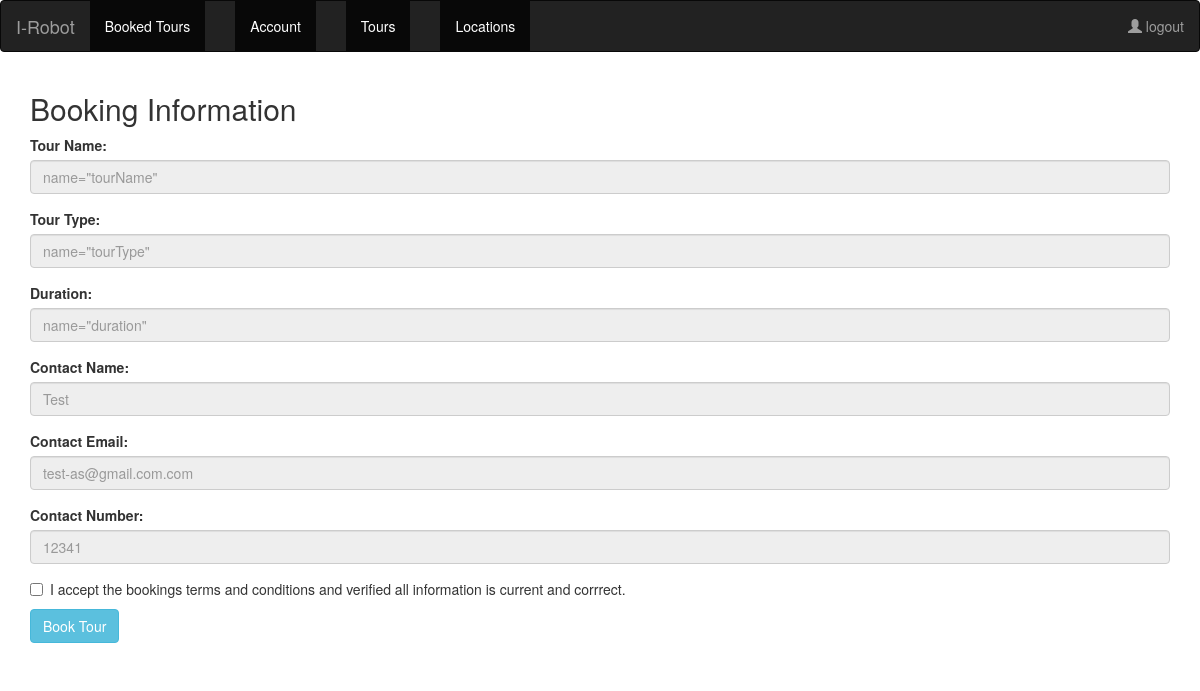
The app's page /bookings.php (signed in), older data.
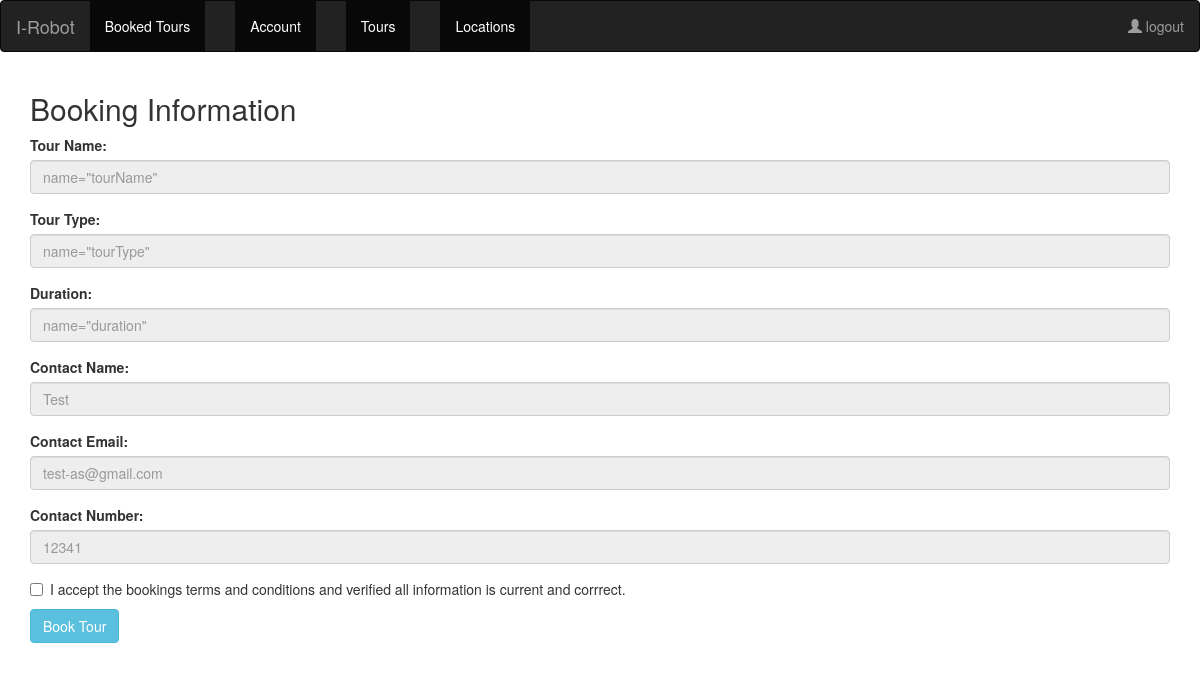
The same page, newer data.
### tables this page shows
create table users(
	unique_id serial primary key,
	firstname varchar(20),
	lastname varchar(20),
	address varchar(80),
	email varchar(40),
	contact_num INT(10),
	username varchar(40),
	password char(40),
	account_type varchar(20),
	reg_date datetime,
	expiry_date datetime,
	last_login datetime
);

### bookings.php (the view, shortened to what this page needs)
<?php
$db = mysqli_connect("127.0.0.1", "root","password", "SEPM")  or die(mysqli_error($db));
if (isset($_POST['userID'])){
$today = date("Y-m-d H:i:s");
$userID = $_POST['userID'];
$tourID = $_POST['tourID'];
$q = "INSERT INTO bookings (tour_id, user_id, booking_date)
VALUES ('$tourID','$userID','$today')";
mysqli_query($db, $q) or die(mysqli_error($db));
$message = "Booking successfully made.";
unset($_POST);
header("Location: users-dash/booked-tours.php");
}
else{
include('/Library/WebServer/Documents/inc/header.inc');
if(!isset($_SESSION['username'])){
include('inc/nav.inc');
echo "Please Log in then try booking again";
}
else {
  include("users-dash/nav.inc");
$tourName = $_POST['tourName'];
$tourType = $_POST['tourType'];
$tourDuration = $_POST['tourDuration'];
$username = $_SESSION['username'];
$q = "SELECT * FROM users WHERE username = '$username'";
$result = mysqli_query($db, $q);
  while ($row = mysqli_fetch_row($result)) {
    $firstName = $row[1];
    $email = $row[4];
    $number = $row[5];
  }
?>
<div class="center">
    <div class = "container login-container">
        <h2 style="position:center">Booking Information</h2>
            <form method="post" action="">
                <div class = "form-group">
                    <label for="tourName">Tour Name:</label>
                    <input type="text" class="form-control" placeholder=<?php echo $tourName;?>  name="tourName" readonly>
                </div>
                <div class="form-group">
                    <label for="tourType">Tour Type:</label>
                    <input type="text" class="form-control" placeholder=<?php echo $tourType;?>  name="tourType" readonly>
                </div>
                <div class="form-group">
                    <label for="duration">Duration:</label>
                    <input type="text" class="form-control" placeholder=<?php echo $tourDuration;?>  name="duration" readonly>
                </div>
                <div class="form-group">
                    <label for="conName">Contact Name:</label>
                    <input type="text" class="form-control" placeholder=<?php echo $firstName ;?>  name="conName" readonly>
                </div>
                <div class="form-group">
                    <label for="conEmail">Contact Email:</label>
                    <input type="text" class="form-control" placeholder=<?php echo $email ;?>  name="conEmail" readonly>
                </div>
                <div class="form-group">
                    <label for="conNum">Contact Number:</label>
                    <input type="text" class="form-control" placeholder=<?php echo $number ;?>  name="conNum" readonly>
                </div>
                <div class="checkbox">
                    <label><input type="checkbox" name="agreement" required>I accept the bookings terms and conditions and verified all information is current and corrrect.</label>
                </div>
                <button type="submit" class="btn btn-info">Book Tour</button>
            </form><br>
        </div>
</div>
<?php
}
}
    include('/Library/WebServer/Documents/inc/footer.inc');
?>

Row changes from the older to the newer data that the page shows:
changed users "Test": conEmail "test-as@gmail.com.com" → "test-as@gmail.com"
